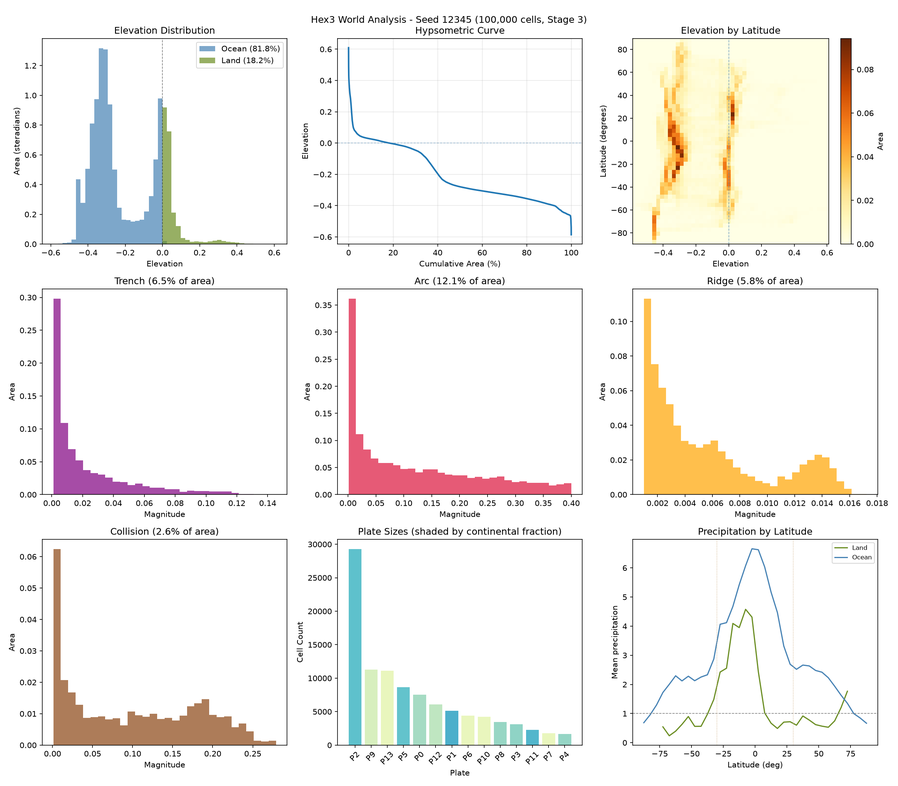
#> input picture analysis_12345.png, 898 x 786 px, shrunk from 2400 x 2100 before the run
$ python -i analyze_terrain.py   (imports and definitions only)
#> lines starting #> are read from the running program, lines starting #| are printed output that depends on the picture
#!/usr/bin/env python3
"""
Hex3 Terrain Analysis Script

Generates diagnostic plots from hex3 world export files.

Usage:
    python analyze_terrain.py world_dump.json.gz
    python analyze_terrain.py world_dump.json.gz --show
    python analyze_terrain.py dump1.json.gz dump2.json.gz  # compare multiple
"""

import argparse
import gzip
import json
import sys
from pathlib import Path

import numpy as np
import matplotlib.pyplot as plt


# [235 lines left out: functions load_world, plot_elevation_histogram, plot_hypsometric_curve, plot_elevation_by_latitude, plot_feature_distributions, plot_plate_statistics and 4 more, not called in this run]


def compute_summary(data: dict) -> dict:
    """Compute summary statistics and return as a dictionary."""
    meta = data["metadata"]
    cells = data["cells"]

    elevation = np.array(cells["elevation"])
    area = np.array(cells["area"])
    crust_type = np.array(cells["crust_type"])

    land_mask = elevation >= 0
    ocean_mask = ~land_mask
    continental_mask = crust_type == 0

    total_area = area.sum()

    # Basic stats
    summary = {
        "seed": meta["seed"],
        "stage": meta["stage"],
        "num_cells": meta["num_cells"],
        "num_plates": meta["num_plates"],
        "mean_neighbor_dist": meta["mean_neighbor_dist"],
        "mean_cell_area": meta["mean_cell_area"],
    }

    # Precipitation stats (if atmosphere exported)
    atmosphere = cells.get("atmosphere")
    if atmosphere is not None:
        precip = np.array(atmosphere["precipitation"])
        land_precip = precip[land_mask]
        land_w = area[land_mask]
        if land_w.sum() > 0:
            land_mean = float(np.average(land_precip, weights=land_w))
            arid = float(land_w[land_precip < 0.35].sum() / land_w.sum())
            humid = float(land_w[land_precip > 1.5].sum() / land_w.sum())
            summary["precipitation"] = {
                "land_mean": land_mean,
                "land_arid_fraction": arid,
                "land_humid_fraction": humid,
                "max": float(precip.max()),
            }

    # Histogram and hypsometric data
    summary["histogram"] = compute_histogram_bins(elevation, area)
    summary["hypsometric"] = compute_hypsometric_curve(elevation, area)

    # Coverage
    summary["land_coverage"] = area[land_mask].sum() / total_area
    summary["ocean_coverage"] = area[ocean_mask].sum() / total_area
    summary["continental_coverage"] = area[continental_mask].sum() / total_area

    # Island stats (oceanic crust with elevation >= 0)
    oceanic_mask = crust_type == 1
    island_mask = oceanic_mask & land_mask
    island_area = area[island_mask].sum()
    island_count = island_mask.sum()
    summary["islands"] = {
        "coverage": island_area / total_area,
        "cell_count": int(island_count),
    }
    if island_count > 0:
        island_elev = elevation[island_mask]
        island_weights = area[island_mask]
        summary["islands"]["elevation_mean"] = float(np.average(island_elev, weights=island_weights))
        summary["islands"]["elevation_max"] = float(island_elev.max())
        summary["islands"]["elevation_min"] = float(island_elev.min())

    # Elevation stats
    summary["elevation_min"] = float(elevation.min())
    summary["elevation_max"] = float(elevation.max())
    summary["elevation_mean"] = float(np.average(elevation, weights=area))

    if land_mask.sum() > 0:
        summary["land_elevation_mean"] = float(np.average(elevation[land_mask], weights=area[land_mask]))
    if ocean_mask.sum() > 0:
        summary["ocean_elevation_mean"] = float(np.average(elevation[ocean_mask], weights=area[ocean_mask]))

    # Elevation percentiles (area-weighted approximation via sorting)
    sorted_idx = np.argsort(elevation)
    sorted_elev = elevation[sorted_idx]
    cumulative_area = np.cumsum(area[sorted_idx]) / total_area

    percentiles = [10, 25, 50, 75, 90]
    summary["elevation_percentiles"] = {}
    for p in percentiles:
        idx = np.searchsorted(cumulative_area, p / 100)
        idx = min(idx, len(sorted_elev) - 1)
        summary["elevation_percentiles"][f"p{p}"] = float(sorted_elev[idx])

    # Feature stats
    features = cells["features"]
    summary["features"] = {}
    for name in ["trench", "arc", "ridge", "collision", "activity"]:
        values = np.array(features[name])
        mask = values > 0.001
        affected_area = area[mask].sum() / total_area if mask.sum() > 0 else 0
        summary["features"][name] = {
            "max": float(values.max()),
            "mean_nonzero": float(values[mask].mean()) if mask.sum() > 0 else 0,
            "affected_area_pct": affected_area * 100,
        }

    # Ridge distance stats (if exported)
    ridge_dist = features.get("ridge_distance")
    if ridge_dist is not None:
        ridge_dist = np.array(ridge_dist, dtype=np.float32)
        oceanic_cells = crust_type == 1
        oceanic_ridge_dist = ridge_dist[oceanic_cells]
        oceanic_area = area[oceanic_cells]

        finite_mask = np.isfinite(oceanic_ridge_dist)
        finite_area = oceanic_area[finite_mask].sum() if finite_mask.any() else 0.0
        oceanic_total_area = oceanic_area.sum()

        ridge_distance_summary = {
            "oceanic_has_ridge_area_pct": float(100.0 * finite_area / oceanic_total_area)
            if oceanic_total_area > 0
            else 0.0,
            "oceanic_no_ridge_area_pct": float(100.0 * (1.0 - finite_area / oceanic_total_area))
            if oceanic_total_area > 0
            else 0.0,
        }

        if finite_mask.any():
            finite_dist = oceanic_ridge_dist[finite_mask]
            finite_dist_area = oceanic_area[finite_mask]

            # Area-weighted percentiles for finite ridge-distance.
            # Sort by distance, then pick by cumulative area.
            idx = np.argsort(finite_dist)
            d_sorted = finite_dist[idx]
            a_sorted = finite_dist_area[idx]
            cum = np.cumsum(a_sorted) / a_sorted.sum()
            for p in [10, 25, 50, 75, 90]:
                j = np.searchsorted(cum, p / 100)
                j = min(j, len(d_sorted) - 1)
                ridge_distance_summary[f"oceanic_ridge_distance_p{p}"] = float(d_sorted[j])

            ridge_distance_summary["oceanic_ridge_distance_mean"] = float(
                np.average(finite_dist, weights=finite_dist_area)
            )
            ridge_distance_summary["oceanic_ridge_distance_max"] = float(d_sorted[-1])

        # Count oceanic plates with/without any ridge reachable inside the plate.
        plate_id = np.array(cells["plate_id"])
        oceanic_plate_ids = np.unique(plate_id[oceanic_cells])
        plates_with_ridge = 0
        for pid in oceanic_plate_ids:
            plate_mask = (plate_id == pid) & oceanic_cells
            if np.isfinite(ridge_dist[plate_mask]).any():
                plates_with_ridge += 1
        ridge_distance_summary["oceanic_plates_total"] = int(len(oceanic_plate_ids))
        ridge_distance_summary["oceanic_plates_with_ridge"] = int(plates_with_ridge)
        ridge_distance_summary["oceanic_plates_without_ridge"] = int(
            len(oceanic_plate_ids) - plates_with_ridge
        )

        summary["ridge_distance"] = ridge_distance_summary

    # Hydrology stats
    if cells.get("hydrology"):
        hydro = cells["hydrology"]
        is_lake = np.array(hydro["is_lake"])
        lake_area = area[is_lake].sum() if is_lake.sum() > 0 else 0
        summary["hydrology"] = {
            "lake_coverage": lake_area / total_area,
            "lake_cells": int(is_lake.sum()),
        }

    # Plate stats (plates carry mixed crust; count by majority crust type)
    plates = data["plates"]
    mixed_plates = [p for p in plates if 0.1 <= p["continental_fraction"] <= 0.9]
    summary["plates"] = {
        "mixed_count": len(mixed_plates),
        "majority_continental_count": sum(
            1 for p in plates if p["continental_fraction"] > 0.5
        ),
        "largest_plate_cells": max(p["cell_count"] for p in plates),
        "smallest_plate_cells": min(p["cell_count"] for p in plates),
    }

    return summary


# [45 lines left out: function print_summary, not called in this run]


def write_summary_markdown(data: dict, output_path: Path):
    """Write summary statistics to a markdown file."""
    s = compute_summary(data)

    lines = [
        f"# Hex3 World Analysis",
        f"",
        f"## Metadata",
        f"",
        f"| Property | Value |",
        f"|----------|-------|",
        f"| Seed | {s['seed']} |",
        f"| Stage | {s['stage']} |",
        f"| Cells | {s['num_cells']:,} |",
        f"| Plates | {s['num_plates']} ({s['plates']['mixed_count']} mixed continent/ocean) |",
        f"| Mean neighbor distance | {s['mean_neighbor_dist']:.4f} rad |",
        f"| Mean cell area | {s['mean_cell_area']:.6f} sr |",
        f"",
        f"## Coverage",
        f"",
        f"| Type | Percentage |",
        f"|------|------------|",
        f"| Land (elevation >= 0) | {100*s['land_coverage']:.1f}% |",
        f"| Ocean (elevation < 0) | {100*s['ocean_coverage']:.1f}% |",
        f"| Continental crust | {100*s['continental_coverage']:.1f}% |",
        f"",
        f"## Islands (Oceanic Land)",
        f"",
        f"| Property | Value |",
        f"|----------|-------|",
        f"| Coverage | {100*s['islands']['coverage']:.2f}% |",
        f"| Cell count | {s['islands']['cell_count']:,} |",
    ]
    if s['islands'].get('elevation_mean') is not None:
        lines.extend([
            f"| Elevation min | {s['islands']['elevation_min']:.3f} |",
            f"| Elevation max | {s['islands']['elevation_max']:.3f} |",
            f"| Elevation mean | {s['islands']['elevation_mean']:.3f} |",
        ])
    lines.extend([
        f"",
        f"## Elevation",
        f"",
        f"| Statistic | Value |",
        f"|-----------|-------|",
        f"| Minimum | {s['elevation_min']:.3f} |",
        f"| Maximum | {s['elevation_max']:.3f} |",
        f"| Mean (area-weighted) | {s['elevation_mean']:.3f} |",
    ])

    if "land_elevation_mean" in s:
        lines.append(f"| Land mean | {s['land_elevation_mean']:.3f} |")
    if "ocean_elevation_mean" in s:
        lines.append(f"| Ocean mean | {s['ocean_elevation_mean']:.3f} |")

    lines.extend([
        f"",
        f"### Elevation Percentiles (area-weighted)",
        f"",
        f"| Percentile | Elevation |",
        f"|------------|-----------|",
    ])
    for p, v in s["elevation_percentiles"].items():
        lines.append(f"| {p} | {v:.3f} |")

    # Histogram data
    h = s["histogram"]
    lines.extend([
        f"",
        f"### Elevation Histogram (area-weighted)",
        f"",
        f"| Elevation Range | Ocean % | Land % | Total % |",
        f"|-----------------|---------|--------|---------|",
    ])
    for i in range(len(h["bin_center"])):
        ocean = h["ocean_area_pct"][i]
        land = h["land_area_pct"][i]
        total = ocean + land
        if total > 0.1:  # Only show bins with >0.1% area
            lines.append(f"| {h['bin_min'][i]:.2f} to {h['bin_max'][i]:.2f} | {ocean:.1f}% | {land:.1f}% | {total:.1f}% |")

    # Hypsometric curve data
    hyp = s["hypsometric"]
    lines.extend([
        f"",
        f"### Hypsometric Curve (cumulative area vs elevation)",
        f"",
        f"| Cumulative Area | Elevation |",
        f"|-----------------|-----------|",
    ])
    for i in range(len(hyp["cumulative_area_pct"])):
        lines.append(f"| {hyp['cumulative_area_pct'][i]:.0f}% | {hyp['elevation'][i]:.3f} |")

    lines.extend([
        f"",
        f"## Tectonic Features",
        f"",
        f"| Feature | Max | Mean (non-zero) | Affected Area |",
        f"|---------|-----|-----------------|---------------|",
    ])
    for name in ["trench", "arc", "ridge", "collision", "activity"]:
        f = s["features"][name]
        lines.append(f"| {name.title()} | {f['max']:.3f} | {f['mean_nonzero']:.3f} | {f['affected_area_pct']:.1f}% |")

    if "ridge_distance" in s:
        rd = s["ridge_distance"]
        lines.extend([
            f"",
            f"## Oceanic Ridge Distance (Thermal Subsidence Driver)",
            f"",
            f"| Property | Value |",
            f"|----------|-------|",
            f"| Oceanic area with finite ridge distance | {rd['oceanic_has_ridge_area_pct']:.1f}% |",
            f"| Oceanic area with no ridge on plate | {rd['oceanic_no_ridge_area_pct']:.1f}% |",
            f"| Oceanic plates with ridges | {rd['oceanic_plates_with_ridge']} / {rd['oceanic_plates_total']} |",
        ])
        if "oceanic_ridge_distance_mean" in rd:
            lines.append(f"| Mean ridge distance (finite only) | {rd['oceanic_ridge_distance_mean']:.3f} rad |")
        for p in [10, 25, 50, 75, 90]:
            k = f"oceanic_ridge_distance_p{p}"
            if k in rd:
                lines.append(f"| Ridge distance {k.split('_')[-1]} (finite only) | {rd[k]:.3f} rad |")
        if "oceanic_ridge_distance_max" in rd:
            lines.append(f"| Max ridge distance (finite only) | {rd['oceanic_ridge_distance_max']:.3f} rad |")

    if "hydrology" in s:
        lines.extend([
            f"",
            f"## Hydrology",
            f"",
            f"| Property | Value |",
            f"|----------|-------|",
            f"| Lake coverage | {100*s['hydrology']['lake_coverage']:.2f}% |",
            f"| Lake cells | {s['hydrology']['lake_cells']:,} |",
        ])

    lines.extend([
        f"",
        f"## Plates",
        f"",
        f"| Property | Value |",
        f"|----------|-------|",
        f"| Largest plate | {s['plates']['largest_plate_cells']:,} cells |",
        f"| Smallest plate | {s['plates']['smallest_plate_cells']:,} cells |",
    ])

    with open(output_path, "w") as f:
        f.write("\n".join(lines) + "\n")

    print(f"Saved: {output_path}")


# [124 lines left out: functions analyze_single, analyze_comparison, main, not called in this run]


# [2 lines not run here, left out]

>>> import cv2
>>> picture = cv2.imread('../analysis_12345.png', cv2.IMREAD_GRAYSCALE)
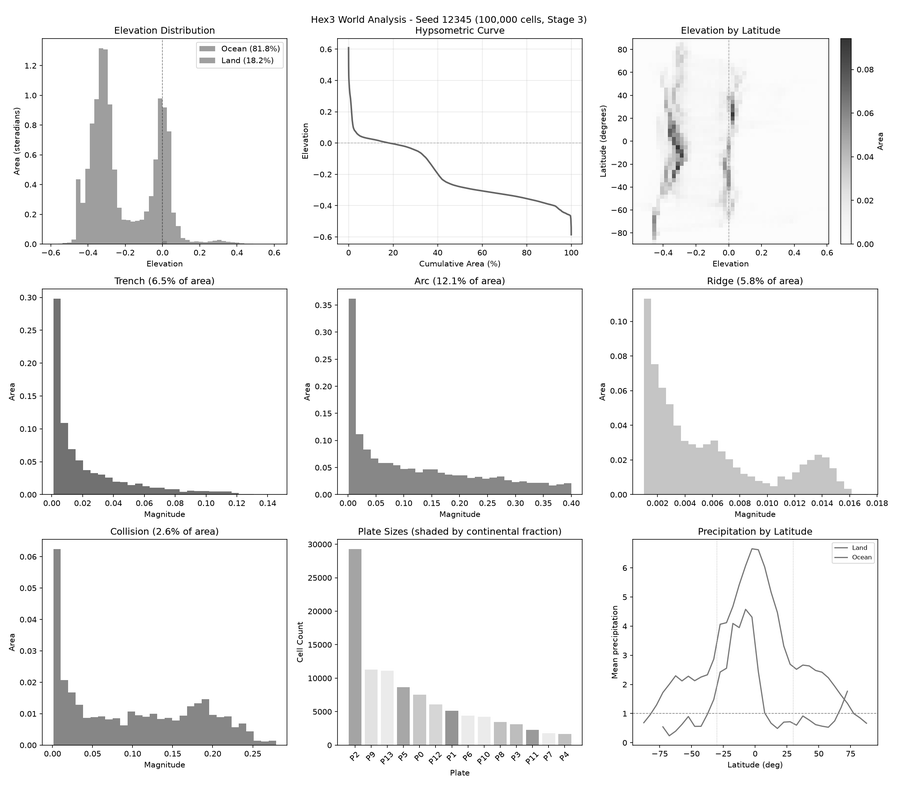
#> picture: shape (786, 898); min 0, max 255, mean 242.6
>>> result = write_summary_markdown(picture, 'out.png')
#> (the run stopped early here; a loop or call above may not have finished)
